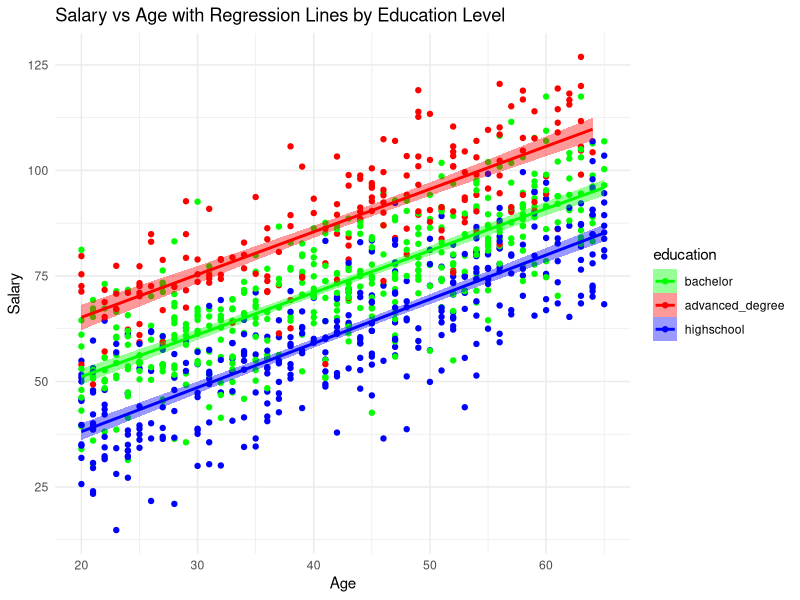

Recreate this plot in R.
# Load necessary libraries
library(dplyr)
library(ggplot2)

# Assuming the data is stored in a CSV file, load the dataset
data <- read.csv("salary_data.csv")

data$education <-as.factor(data$education)
# Convert education to a factor and set "highschool" as the reference level
data$education <- factor(data$education, levels = c("bachelor", "advanced_degree","highschool"))

# Perform linear regression
model <- lm(salary ~ age + education, data = data)

# View the summary of the model
summary(model)

# Get the variance-covariance matrix for the model coefficients
vcov_matrix <- vcov(model)

# Print the variance-covariance matrix
print("Variance-Covariance Matrix of Coefficients:")
print(vcov_matrix)

# Predicting on the dataset (if required)
predictions <- predict(model, newdata = data)

# Create a scatter plot with regression lines for each education category
ggplot(data, aes(x = age, y = salary, color = education)) +
  geom_point() +
  geom_smooth(method = "lm", aes(fill = education), se = TRUE) +
  labs(title = "Salary vs Age with Regression Lines by Education Level",
       x = "Age", y = "Salary") +
  theme_minimal() +
  scale_color_manual(values = c("highschool" = "blue", "bachelor" = "green", "advanced_degree" = "red")) +
  scale_fill_manual(values = c("highschool" = "blue", "bachelor" = "green", "advanced_degree" = "red"))